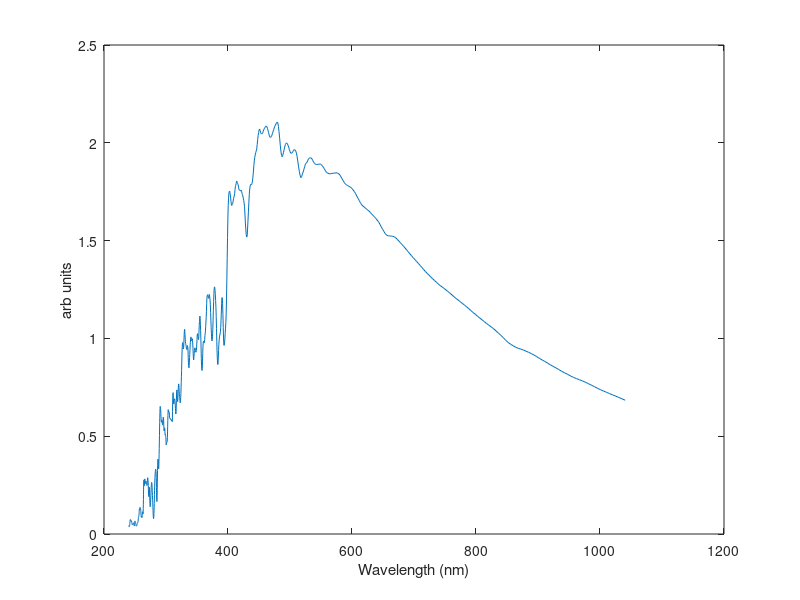

This figure's MATLAB source: (Note: this script raises an error after producing the figure.)
% This scripts shows a typical solar spectrum and simulates the color
% perception fo the sky during daylight and sunset.
% The solar spectrum is multiplied:
% 1) by 1 - exp(-opt_thickness * Rayleigh scattering amplitude) for daylight
%    and cloudy.
% 2) by exp(-mu_s * opt_thick) in case of sunset (line of sight towards the
% sun)
% the resulting spectrum is converted to the XYZ tristimuls space thanks to
% the colour matching funcion. Finally the XYZ colour is converted to RGB
% and plotted as a uniform image.
% PRESS ANY KEY AFTER EACH FIGURE

% Author:       Andrea Farina
% Institution:  CNR - IFN
% email:        andrea.farina@polimi.it 
% March 2021; Last revision: 17-March-2022

clearvars;
close all
%% TYPE
choice = menu('Choice:','zenith','sunset','horizon');
switch choice
    case 1
        type = 'zenith';
    case 2
        type = 'sunset';
        answer = inputdlg('Enter optical thickness (typ. value 10)');
        opt_thick = str2double(answer{1});
    case 3
        type = 'horizon';
        answer = inputdlg('Enter optical thickness (typ. value 5)');
        opt_thick = str2double(answer{1});
end
%% load solar spectrum
a = dlmread('spectral_solar.txt');
lambda = a(:,3);    % nm
y = a(:,7);         % W/m^2/nm
LMAX = 1050;
lambda = lambda(1:LMAX);
y = y(1:LMAX);

%% visible range
lambda_VIS = [400,700];

%% plot
FONTSIZE = 14;
f = figure('Name','Solar Spectrum');%('Position',get(0,'ScreenSize'));
p1 = plot(lambda,y);
xlabel('Wavelength (nm)');
ylabel('arb units');
f.CurrentAxes.FontSize = FONTSIZE;
p1.LineStyle = '-';
p1.LineWidth = 3;
p1.Color = 'k';

%% PLOT RAYLEIGH
LAMBDA0 = 300;
switch lower(type)
    case 'zenith'
        Srayleigh = 1 - exp(-0.4*(LAMBDA0./lambda).^4*max(y)); % for 0.4 see
        % Bohren - Atmospheric Optics
    case 'sunset'
        Srayleigh = exp(-opt_thick*(LAMBDA0./lambda).^4*max(y));
    case 'horizon'
        Srayleigh = 1- exp(-opt_thick*(LAMBDA0./lambda).^4*max(y)); 
end

hold on
plot(lambda,Srayleigh,'-b','LineWidth',2),ylim([min(y) max(y)])

%% load photopic curve
a = dlmread('ssvl2e_1.txt');
lambda_p = a(:,1);
y_p = a(:,2)./max(a(:,2))*max(y);
plot(lambda_p,y_p,'-g','LineWidth',2),ylim([min(y) max(y)]),
xline(lambda_VIS(1),'--p','LineWidth',2),xline(lambda_VIS(2),'--r','LineWidth',2);
legend('solar spectrum',['Rayleigh (',type,')'],'Photopic','violet','red')
pause;

%% calculate the diffused spectrum
y_diff = Srayleigh.*y;
f = figure('Name','Diffused spectrum');
    p1 = plot(lambda,y_diff);
    xlabel('Wavelength (nm)');
    ylabel('arb units');
    f.CurrentAxes.FontSize = FONTSIZE;
    p1.LineStyle = '-';
    p1.LineWidth = 3;
    p1.Color = 'k';
    xline(lambda_VIS(1),'--p','LineWidth',2),xline(lambda_VIS(2),'--r','LineWidth',2);
legend('Diffused spectrum','violet','red'),hold on
pause;
%% calculate the perceived colour
% requires: Get_xyz() Matlab AddOn for the colour matching-functions
% color-matching function
[X,Y,Z,~,~] = Get_xyz();
lambda_XYZ = X(:,1);

% interpolate the diffused spectrum over the initial lambda axis
y_diff_interp = interp1(lambda,y_diff,lambda_XYZ);

% matching function matrix
XYZ = [X(:,2),Y(:,2),Z(:,2)]';

%% plot color-matching 
area(lambda_XYZ,X(:,2),'FaceColor','r','FaceAlpha',0.3,'EdgeColor','r','LineWidth',2)
area(lambda_XYZ,Y(:,2),'FaceColor','g','FaceAlpha',0.3,'EdgeColor','g','LineWidth',2)
area(lambda_XYZ,Z(:,2),'FaceColor','b','FaceAlpha',0.3,'EdgeColor','b','LineWidth',2)
legend('Diffused spectrum','violet','red','X','Y','Z'),hold on
pause;

%% scalar product of the XYZ functions and the diffused spectrum
S_xyz = XYZ*y_diff_interp;
S_xyz = S_xyz./norm(S_xyz);

%% create RGB flat image
Npixels = 1024;
RGB = xyz2rgb(S_xyz');
RGB_image = reshape(RGB'*ones(1,Npixels^2),[3,Npixels,Npixels]);
figure('Name','The sky!'),imshow(permute(RGB_image,[2,3,1])),title('The sky!','FontSize',16)
